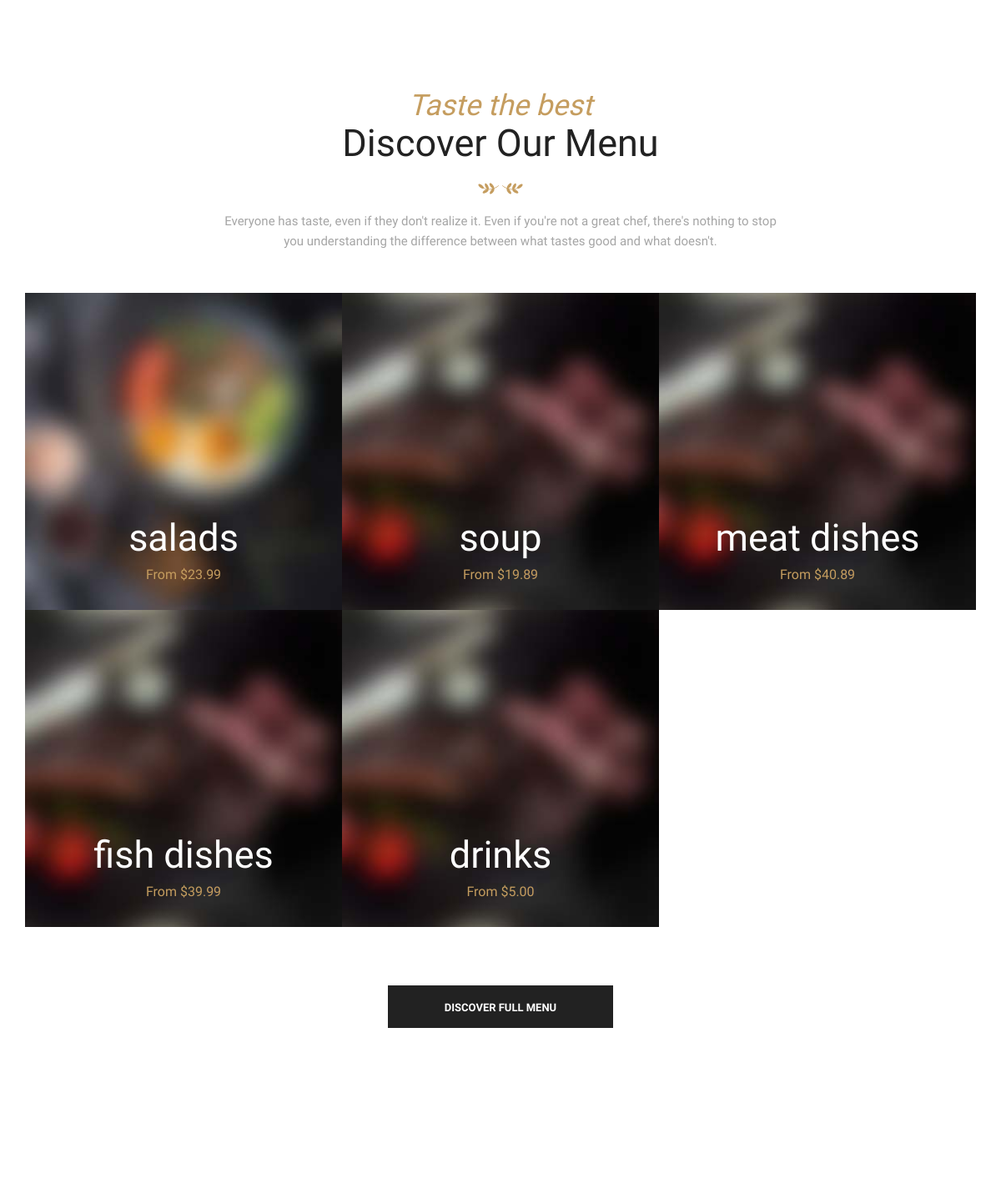
The app's page / (middle part), older data.
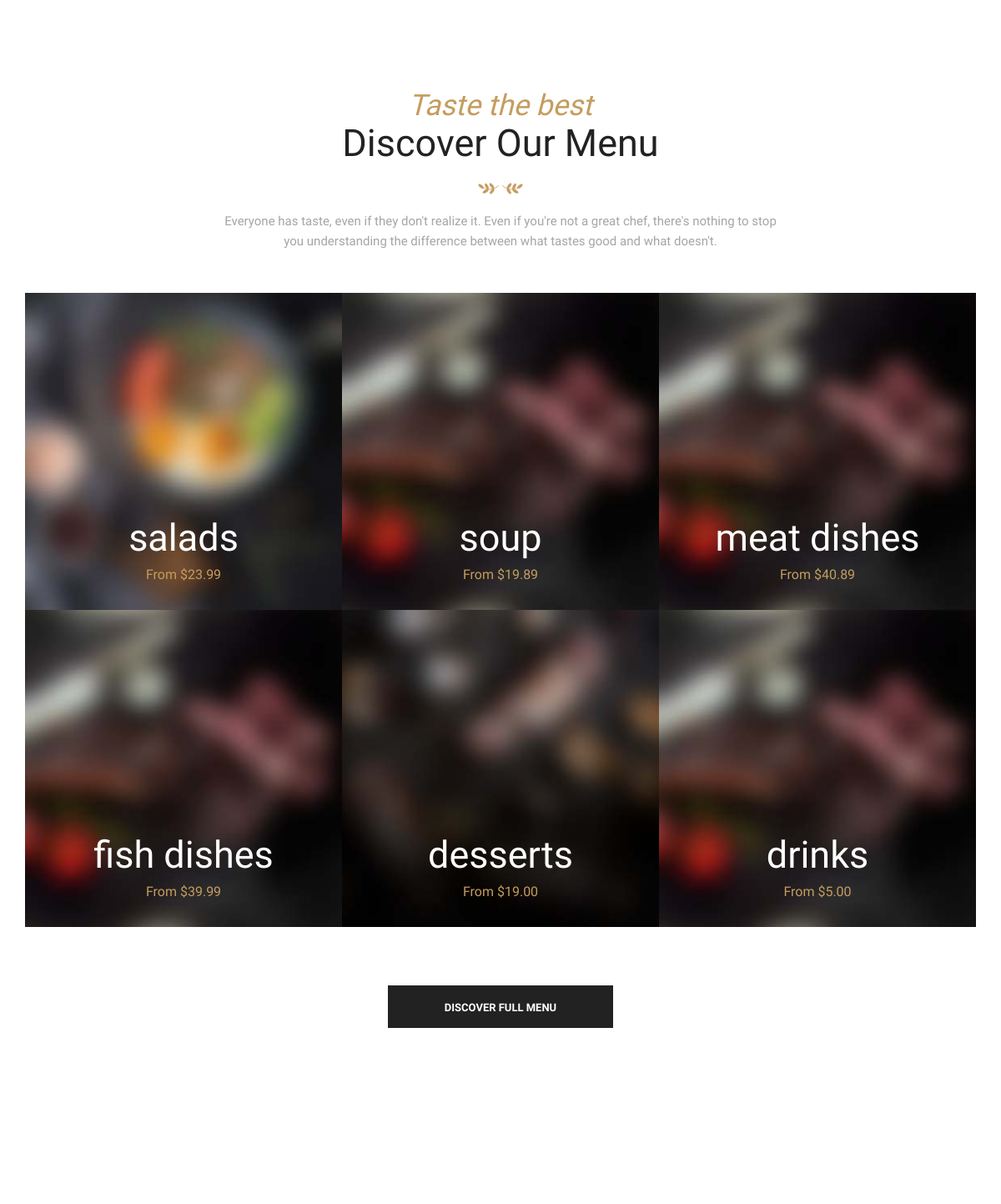
The same page, newer data.
### menu/models.py (models this page shows, shortened)
class Category(models.Model):
    name = models.CharField(max_length=100, verbose_name='Name category')
    order = models.IntegerField(default=0, verbose_name='Order')
    image = models.ImageField(upload_to='menu_images/', blank=True, null=True)
    image_background = models.ImageField(upload_to='menu_images/', default='menu_images/default.png')
    class Meta:
        verbose_name = "Category"
        verbose_name_plural = "Categories"
        ordering = ['order']

class MenuItem(models.Model):
    MEAL_TYPE_CHOICES = [
        ('breakfast', 'Завтрак'),
        ('lunch', 'Обед'),
        ('dinner', 'Ужин'),
        ('any', 'Любое время'),
    ]
    name = models.CharField(max_length=200)
    description = models.TextField()
    ingredients = models.TextField()
    price = models.DecimalField(max_digits=8, decimal_places=2)
    category = models.ForeignKey('Category', on_delete=models.CASCADE)
    meal_types = models.ManyToManyField(
        'MealType',
        verbose_name='Тип блюда',
        blank=True
    )
    image = models.ImageField(upload_to='menu_images/', blank=True)
    image_dish = models.ImageField(upload_to='menu_images/', default='menu_images/default.png')
    calories = models.IntegerField(blank=True, null=True)
    is_special = models.BooleanField(default=False)
    is_new = models.BooleanField(default=False)
    cooking_time = models.IntegerField(default=15)
    stop_list = models.BooleanField(default=False)
    class Meta:
        verbose_name = 'Блюдо'
        verbose_name_plural = 'Блюда'
        ordering = ['category__order', 'name']

### web_restaurant/views.py (the view)
# urls.py: 2. Add a URL to urlpatterns:  path('', views.home, name='home')
def home(request):
    special_dishes = MenuItem.objects.filter(is_special=True)[:6]
    new_dishes = MenuItem.objects.filter(is_new=True)[:2]
    if len(special_dishes) < 6:
        additional_dishes = MenuItem.objects.exclude(is_special=True)[:6 - len(special_dishes)]
        special_dishes = list(special_dishes) + list(additional_dishes)
        new_dishes = list(new_dishes) + list(additional_dishes)
    menu_categories = Category.objects.all()[:6]
    category_dishes = []
    for category in menu_categories:
        dish = MenuItem.objects.filter(category=category).first()
        if dish:
            category_dishes.append({
                'category': category,
                'dish': dish
            })
        category.menu_items = MenuItem.objects.filter(category=category)[:6]
    reviews = Review.objects.filter(is_published=True)[:6]
    chefs = Chef.objects.filter(is_active=True).order_by('order')[:4]
    context = {
        'special_dishes': special_dishes,
        'new_dishes': new_dishes,
        'menu_categories': menu_categories,
        'category_dishes': category_dishes,
        'reviews': reviews,
        'chefs': chefs,
    }
    return render(request, 'home.html', context)

### reviews/models.py (called while the page is built)
    def get_stars(self):
        full_stars = self.rating
        empty_stars = 5 - full_stars
        stars_html = ''
        for i in range(full_stars):
            stars_html += '<i class="fa fa-star"></i>'
        for i in range(empty_stars):
            stars_html += '<i class="fa fa-star-o"></i>'
        return stars_html

### web_restaurant/context_processors.py (called while the page is built)
def nav_active(request):
    current_url_name = request.resolver_match.url_name if request.resolver_match else None
    current_url_namespace = request.resolver_match.namespace if request.resolver_match else None
    current_full_path = request.get_full_path()
    has_anchor = '#' in current_full_path
    current_anchor = current_full_path.split('#')[1] if has_anchor else None
    return {
        'current_url_name': current_url_name,
        'current_url_namespace': current_url_namespace,
        'current_full_path': current_full_path,
        'current_anchor': current_anchor,
    }

### templates/home.html (shortened to what this page needs)
{% extends 'base.html' %}
{% load static %}
{% block content %}
<section id="menu9" class="menu menu-9 bg-white text-center">
    <div class="container">
        <div class="row mb-50 heading">
            <div class="col-xs-12 col-sm-12 col-md-8 col-md-offset-2">
                <div class="heading heading-1 text--center">
                    <p class="heading--subtitle">Taste the best</p>
                    <h2 class="heading--title">Discover Our Menu</h2>
                    <div class="divider--shape-4"></div>
                    <p class="heading--desc">Everyone has taste, even if they don't realize it. Even if you're not a great chef, there's nothing to stop you understanding the difference between what tastes good and what doesn't.</p>
                </div>
            </div>
        </div>
        {% for item in category_dishes %}
        <div class="row">
            <div class="col-xs-12 col-sm-6 col-md-4 pd-0">
                <div class="dish-panel">
                    <a href="{% url 'menu:list' %}">
                        <div class="dish--img">
                            {% if item.category.image and item.category.image.url %}
                            <img src="{{ item.category.image.url }}" alt="{{ item.category.name }}">
                            {% else %}
                            <img src="{% static 'img/6.jpg' %}" alt="{{ item.category.name }}">
                            {% endif %}
                        </div>
                        <div class="dish--content text--center">
                            <h3 class="dish--title">{{ item.category.name }}</h3>
                            <span class="dish--price">From ${{ item.dish.price }}</span>
                        </div>
                    </a>
                </div>
            </div>
            {% endfor %}
        </div>
        <div class="row text-center mt-70">
            <div class="col-xs-12 col-sm-12 col-md-12">
                <a class="btn btn--secondary btn--lg" href="{% url 'menu:list' %}">Discover Full Menu</a>
            </div>
        </div>
    </div>
</section>
      <section id="team1" class="team team-1 team-shadow bg-white">
      </section>
{% endblock %}

Row changes from the older to the newer data that the page shows:
now on this page (row edited): Category: category.image (picture), category.name "desserts", dish.price "19.00"
